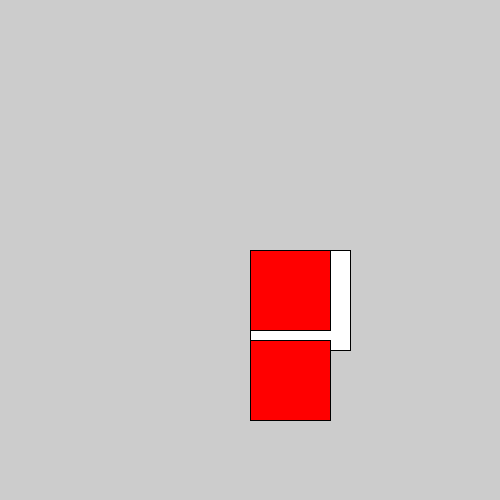
Frame 1 (no input)
Frame 60 (the mouse pressed at the canvas centre just before this capture): identical to frame 1, image omitted
Frame 120 (the mouse held since frame 60 and released just before this capture): identical to frame 1, image omitted

The Processing sketch that drew this single still picture (run headless with seeded random() and noise(); from frame 60 on, the mouse is pressed at the canvas centre):

// Processing sketch: Transformation_01
// ── Transformation_01.pde

void setup() {
  size(500, 500);
}

void draw() {
  fill(255);
  rect(width/2, height/2, 100, 100);

  pushMatrix();
  translate(width/2, height/2);
  fill(255, 0, 0);
  rect(0, 0, 80, 80);
  rect(0, 90, 80, 80);
  popMatrix();
  
}
